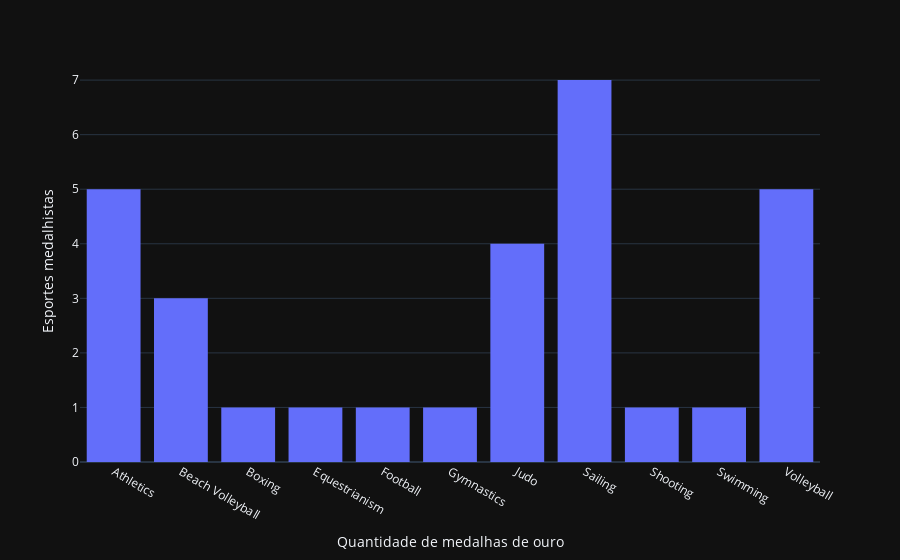

This figure's notebook cell:
### Markdown cell above
Repita o procedimento acima, mas com medalhas de ouro.

### Code cell
# Utilizando o DF de um exercicio anterior e filtrando as medalhas de ouro.
df_medalhas_esporte_au = df_medalhas_esporte.query('Medal == "Gold"')

fig = px.histogram(df_medalhas_esporte_au,
                   x='Sport')

fig.update_layout(yaxis_title='Esportes medalhistas',
                  xaxis_title='Quantidade de medalhas de ouro')

fig

### Figure 1 — Plotly figure (JSON) as saved in the notebook; plotly's stock layout.template omitted (floating-point values rounded to 4 significant figures)
{"data": [{"alignmentgroup": "True", "bingroup": "x", "hovertemplate": "Sport=%{x}<br>count=%{y}<extra></extra>", "legendgroup": "", "marker": {"color": "#636efa", "pattern": {"shape": ""}}, "name": "", "offsetgroup": "", "orientation": "v", "showlegend": false, "x": ["Athletics", "Athletics", "Athletics", "Athletics", "Athletics", "Beach Volleyball", "Beach Volleyball", "Beach Volleyball", "Boxing", "Equestrianism", "Football", "Gymnastics", "Judo", "Judo", "Judo", "Judo", "Sailing", "Sailing", "Sailing", "Sailing", "Sailing", "Sailing", "Sailing", "Shooting", "Swimming", "Volleyball", "Volleyball", "Volleyball", "Volleyball", "Volleyball"], "xaxis": "x", "yaxis": "y", "type": "histogram"}], "layout": {"xaxis": {"anchor": "y", "domain": [0.0, 1.0], "title": {"text": "Quantidade de medalhas de ouro"}}, "yaxis": {"anchor": "x", "domain": [0.0, 1.0], "title": {"text": "Esportes medalhistas"}}, "legend": {"tracegroupgap": 0}, "margin": {"t": 60}, "barmode": "relative"}}
